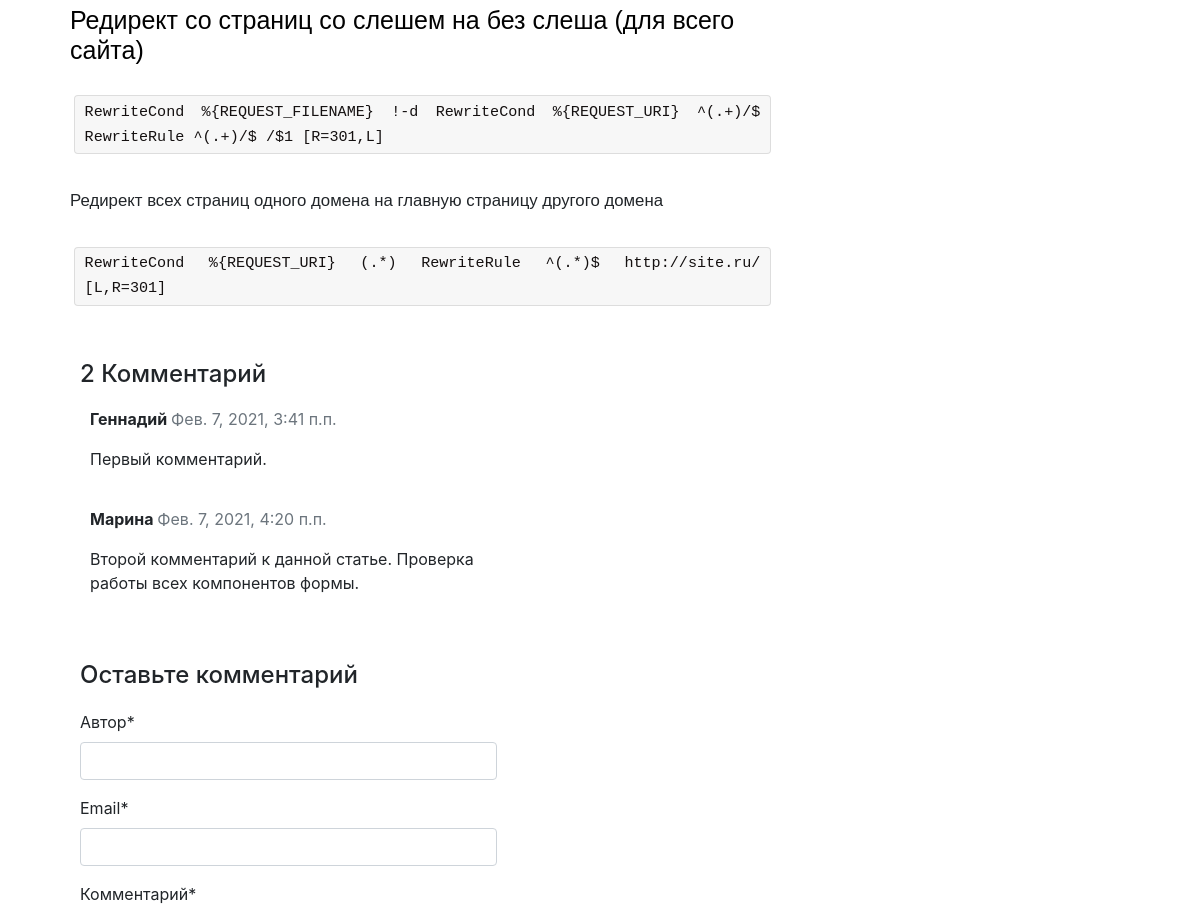
The app's page /post/nastrojka-redirekta-s-pomoshyu-fajla-htaccess/ (middle part), older data.
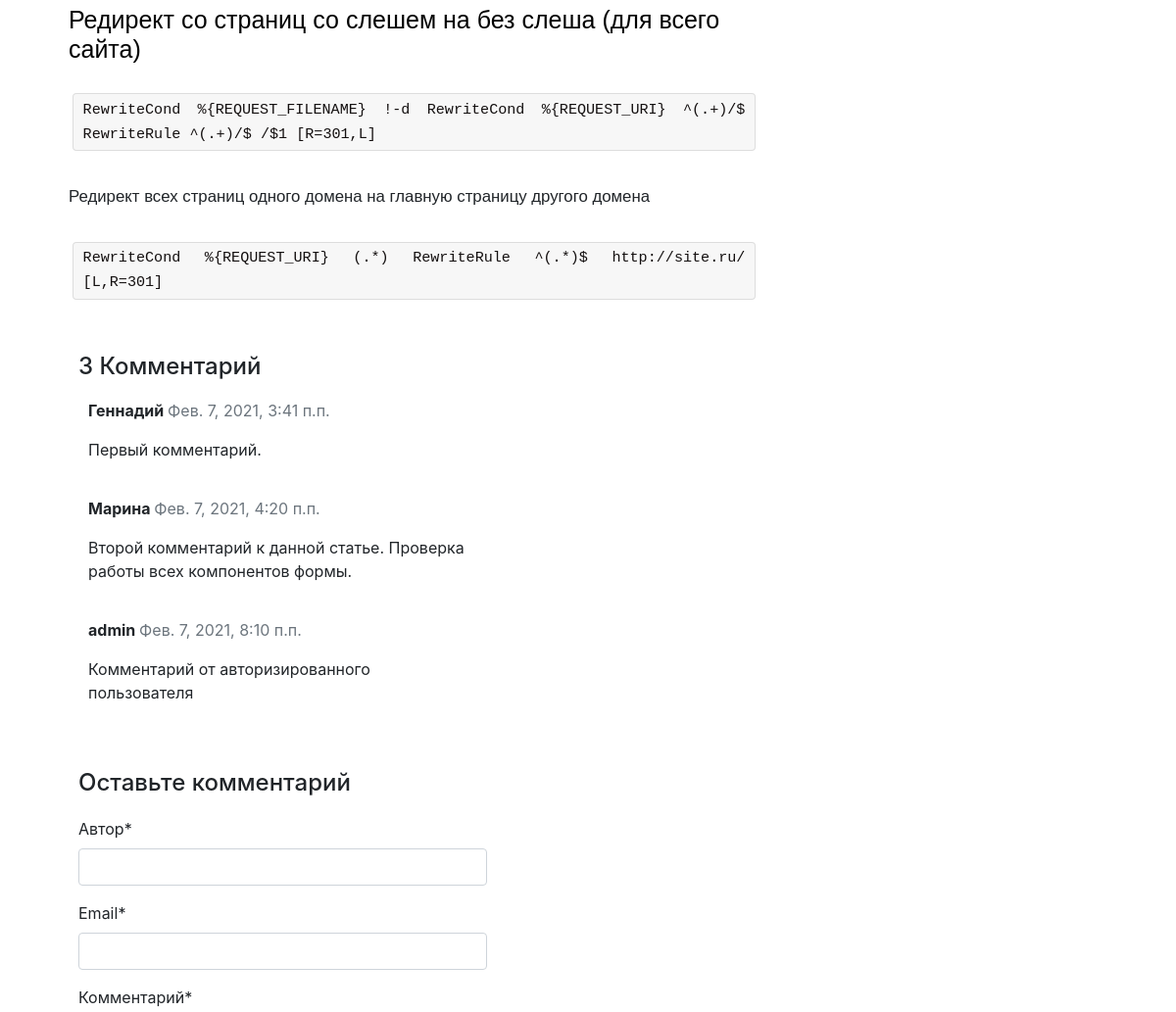
The same page, newer data.
### blog/models.py (models this page shows, shortened)
class Comment(models.Model):
    post = models.ForeignKey(Post,on_delete=models.CASCADE,related_name='comments', verbose_name='Статья')
    name = models.CharField(max_length=80, verbose_name='Автор')
    email = models.EmailField()
    body = models.TextField(verbose_name='Комментарий')
    created_on = models.DateTimeField(auto_now_add=True, verbose_name='Опубликован')
    active = models.BooleanField(default=False, verbose_name='Выводить на сайт?')
    class Meta:
        verbose_name_plural = 'Комментарии'
        verbose_name = 'Коментарий'
        ordering = ['created_on']

### blog/views.py (the view)
# urls.py: path('post/<str:slug>/', post_detail, name='post'),
def post_detail(request, slug):
    template_name = 'blog/single.html'
    post = get_object_or_404(Post, slug=slug, status=True)
    comments = post.comments.filter(active=True)
    new_comment = None
    initial = {'post': post.pk}
    if request.user.is_authenticated:
        initial['name'] = request.user.username
        initial['email'] = request.user.email
        form_class = UserCommentForm
    else:
        form_class = GuestCommentForm
    form =form_class(initial=initial)
    if request.method == 'POST':
        comment_form = form_class(data=request.POST)
        if comment_form.is_valid():
            new_comment = comment_form.save(commit=False)
            new_comment.post = post
            new_comment.save()
    else:
        comment_form =  form
    return render(request, template_name, {'post': post,
                                           'comments': comments,
                                           'new_comment': new_comment,
                                           'comment_form': comment_form})

### blog/forms.py
class GuestCommentForm(forms.ModelForm):
    captcha = CaptchaField(label='Введите текст с картинки',
              error_messages={'invalid': 'Неправильный текст'})
    class Meta:
        model = Comment
        fields = ('name', 'email', 'body', 'captcha')

### subscription/forms.py
class SubscriptionForm(forms.ModelForm):
    class Meta:
        model = Subscription
        fields = ("email",)
        widgets = {
            "email": forms.EmailInput(attrs={"class": "editContent", "placeholder": "Your email..."},)
        }
        labels = {
            "email": '',
        }

### blog/models.py (called while the page is built)
    def __str__(self):
        return self.title

    def get_absolute_url(self):
        return reverse('category', kwargs={"slug": self.slug})

    def get_absolute_url(self):
        return reverse('tag', kwargs={"slug": self.slug})

    def get_absolute_url(self):
        return reverse('post', kwargs={"slug": self.slug})

### blog/templatetags/category.py (called while the page is built)
@register.inclusion_tag('blog/category_tpl.html')
def show_category():
    categories = Category.objects.all()
    return {"categories": categories}

@register.inclusion_tag('blog/menu_category_tpl.html')
def show_menu_category():
    categories = Category.objects.all()
    return {"categories": categories}

### blog/templates/blog/single.html (shortened to what this page needs)
{% extends 'base.html' %}
{% load static %}
{% load sidebar %}
{% load category %}
{% load crispy_forms_tags %}
{% block content %}
 <div class="container">
    <div class="row">
      <div class="col-md-8">
         <div class="single-content">
            {{ post.content|safe }}
         </div>
         <div class="col-md-8">
          <div class="card-body">
            <h4>{{ comments.count }} Комментарий</h4>
            {% for comment in comments %}
            <div class="comments" style="padding: 10px;">
              <p class="font-weight-bold">
                {{ comment.name }}
                <span class=" text-muted font-weight-normal">
                  {{ comment.created_on }}
                </span>
              </p>
              {{ comment.body | linebreaks }}
            </div>
            {% endfor %}
          </div>
        </div>
        <div class="col-md-8">
          <div class="card-body">
            {% if new_comment %}
            <div class="alert alert-success" role="alert">
              <p>Ваш комментарий ожидает модерации</p>
            </div>
            {% else %}
            <h4>Оставьте комментарий</h4>
            <form method="post" style="margin-top: 1.3em;">
              {{ comment_form|crispy }}
            </form>
            {% endif %}
          </div>
       </div>
      </div>
      <div class="col-md-4">
      </div>
    </div>
  </div>
{% endblock %}

Row changes from the older to the newer data that the page shows:
added Comment: name "admin", created_on "Фев. 7, 2021, 8:10 п.п.", body "Комментарий от авторизированного пользователя"
Text that changed along with them:
{{ comments.count }}: "2" → "3"
